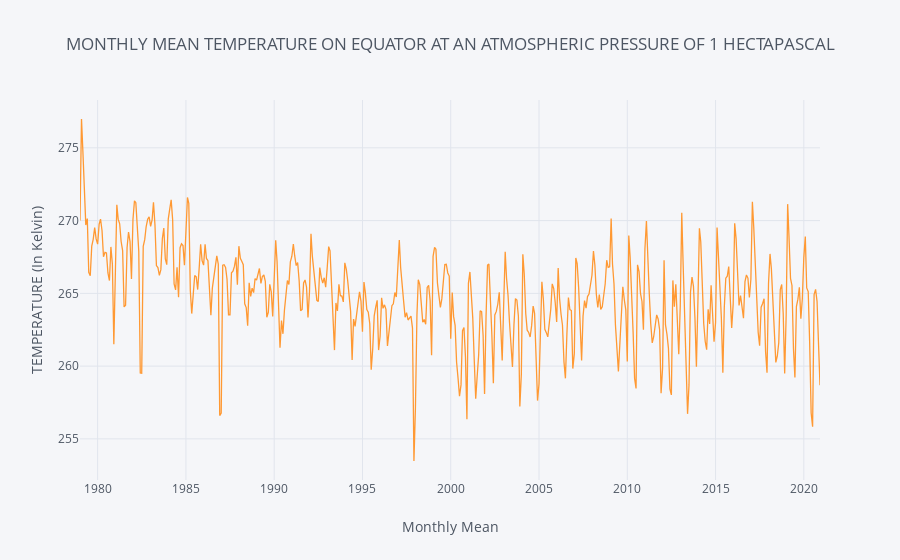
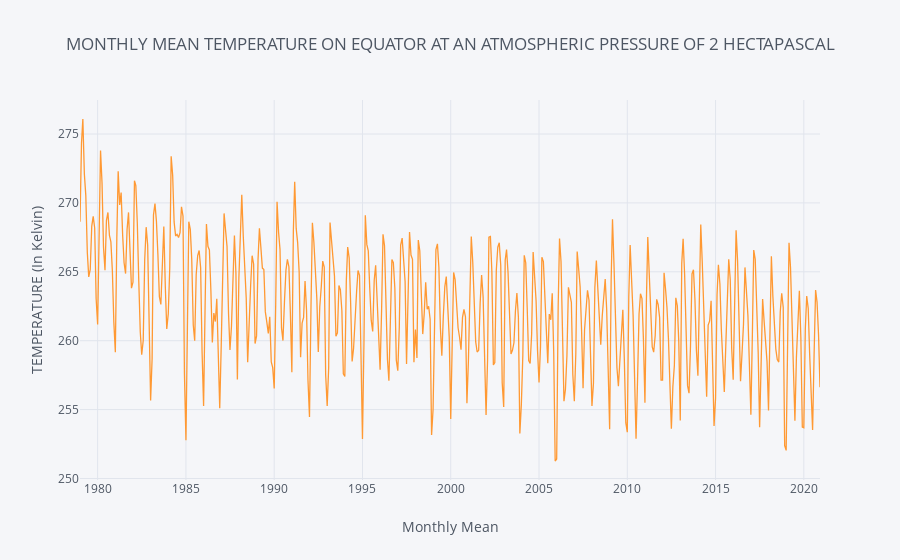
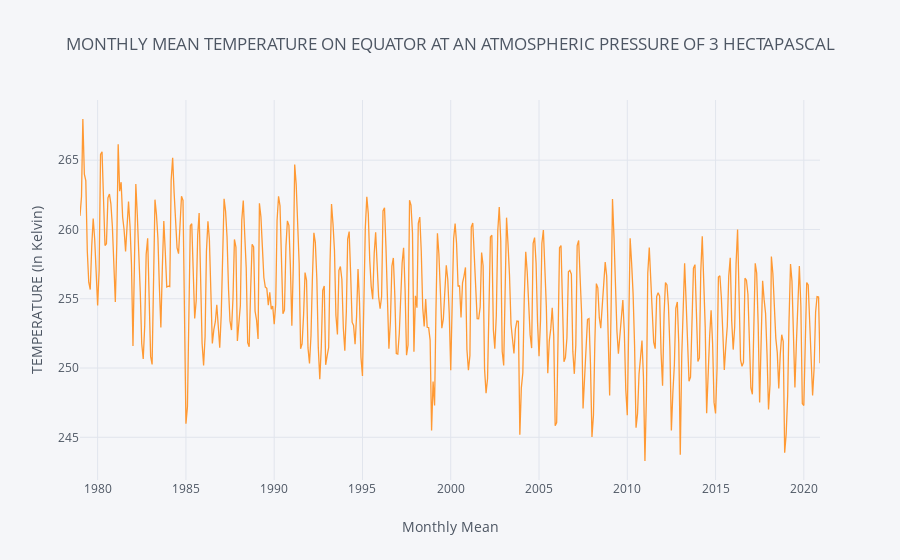
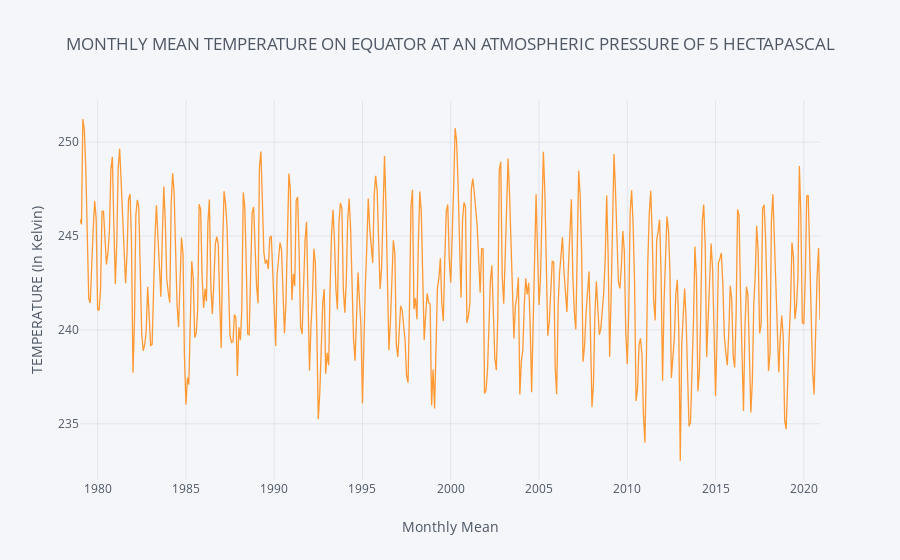

Notebook source saved alongside these figures, in order:
### Code cell
for col in df.columns[:-1]:
    print(col)
    df[col].iplot(title=f'MONTHLY MEAN TEMPERATURE ON EQUATOR AT AN ATMOSPHERIC PRESSURE OF {col} HECTAPASCAL',xTitle='Monthly Mean', yTitle='TEMPERATURE (In Kelvin)', asImage = True)
#     sns.lineplot(data=df[col])

### Figure 1 — Plotly figure (JSON) as saved in the notebook; plotly's stock layout.template omitted (floating-point values rounded to 4 significant figures; data arrays with more than 128 entries replaced by an {"elided": "..."} marker saying what was removed)
{"data": [{"line": {"color": "rgba(255, 153, 51, 1.0)", "dash": "solid", "shape": "linear", "width": 1.3}, "mode": "lines", "name": "1", "text": "", "type": "scatter", "uid": "ae249dde-6e92-4e92-9cd8-845311aa995a", "x": {"elided": "504 str values"}, "y": {"elided": "504 float values"}}], "layout": {"legend": {"bgcolor": "#F5F6F9", "font": {"color": "#4D5663"}}, "paper_bgcolor": "#F5F6F9", "plot_bgcolor": "#F5F6F9", "title": {"font": {"color": "#4D5663"}, "text": "MONTHLY MEAN TEMPERATURE ON EQUATOR AT AN ATMOSPHERIC PRESSURE OF 1 HECTAPASCAL"}, "xaxis": {"gridcolor": "#E1E5ED", "showgrid": true, "tickfont": {"color": "#4D5663"}, "title": {"font": {"color": "#4D5663"}, "text": "Monthly Mean"}, "zerolinecolor": "#E1E5ED"}, "yaxis": {"gridcolor": "#E1E5ED", "showgrid": true, "tickfont": {"color": "#4D5663"}, "title": {"font": {"color": "#4D5663"}, "text": "TEMPERATURE (In Kelvin)"}, "zerolinecolor": "#E1E5ED"}}}

### Figure 2 — Plotly figure (JSON) as saved in the notebook; plotly's stock layout.template omitted (floating-point values rounded to 4 significant figures; data arrays with more than 128 entries replaced by an {"elided": "..."} marker saying what was removed)
{"data": [{"line": {"color": "rgba(255, 153, 51, 1.0)", "dash": "solid", "shape": "linear", "width": 1.3}, "mode": "lines", "name": "2", "text": "", "type": "scatter", "uid": "1dc56be6-4a43-4e40-af5e-be9f6e420cfe", "x": {"elided": "504 str values"}, "y": {"elided": "504 float values"}}], "layout": {"legend": {"bgcolor": "#F5F6F9", "font": {"color": "#4D5663"}}, "paper_bgcolor": "#F5F6F9", "plot_bgcolor": "#F5F6F9", "title": {"font": {"color": "#4D5663"}, "text": "MONTHLY MEAN TEMPERATURE ON EQUATOR AT AN ATMOSPHERIC PRESSURE OF 2 HECTAPASCAL"}, "xaxis": {"gridcolor": "#E1E5ED", "showgrid": true, "tickfont": {"color": "#4D5663"}, "title": {"font": {"color": "#4D5663"}, "text": "Monthly Mean"}, "zerolinecolor": "#E1E5ED"}, "yaxis": {"gridcolor": "#E1E5ED", "showgrid": true, "tickfont": {"color": "#4D5663"}, "title": {"font": {"color": "#4D5663"}, "text": "TEMPERATURE (In Kelvin)"}, "zerolinecolor": "#E1E5ED"}}}

### Figure 3 — Plotly figure (JSON) as saved in the notebook; plotly's stock layout.template omitted (floating-point values rounded to 4 significant figures; data arrays with more than 128 entries replaced by an {"elided": "..."} marker saying what was removed)
{"data": [{"line": {"color": "rgba(255, 153, 51, 1.0)", "dash": "solid", "shape": "linear", "width": 1.3}, "mode": "lines", "name": "3", "text": "", "type": "scatter", "uid": "c988b91c-9b9c-4b74-b752-e3e73f263530", "x": {"elided": "504 str values"}, "y": {"elided": "504 float values"}}], "layout": {"legend": {"bgcolor": "#F5F6F9", "font": {"color": "#4D5663"}}, "paper_bgcolor": "#F5F6F9", "plot_bgcolor": "#F5F6F9", "title": {"font": {"color": "#4D5663"}, "text": "MONTHLY MEAN TEMPERATURE ON EQUATOR AT AN ATMOSPHERIC PRESSURE OF 3 HECTAPASCAL"}, "xaxis": {"gridcolor": "#E1E5ED", "showgrid": true, "tickfont": {"color": "#4D5663"}, "title": {"font": {"color": "#4D5663"}, "text": "Monthly Mean"}, "zerolinecolor": "#E1E5ED"}, "yaxis": {"gridcolor": "#E1E5ED", "showgrid": true, "tickfont": {"color": "#4D5663"}, "title": {"font": {"color": "#4D5663"}, "text": "TEMPERATURE (In Kelvin)"}, "zerolinecolor": "#E1E5ED"}}}

### Figure 4 — Plotly figure (JSON) as saved in the notebook; plotly's stock layout.template omitted (floating-point values rounded to 4 significant figures; data arrays with more than 128 entries replaced by an {"elided": "..."} marker saying what was removed)
{"data": [{"line": {"color": "rgba(255, 153, 51, 1.0)", "dash": "solid", "shape": "linear", "width": 1.3}, "mode": "lines", "name": "5", "text": "", "type": "scatter", "uid": "c6239290-5142-4606-8e24-1bb9a95daad8", "x": {"elided": "504 str values"}, "y": {"elided": "504 float values"}}], "layout": {"legend": {"bgcolor": "#F5F6F9", "font": {"color": "#4D5663"}}, "paper_bgcolor": "#F5F6F9", "plot_bgcolor": "#F5F6F9", "title": {"font": {"color": "#4D5663"}, "text": "MONTHLY MEAN TEMPERATURE ON EQUATOR AT AN ATMOSPHERIC PRESSURE OF 5 HECTAPASCAL"}, "xaxis": {"gridcolor": "#E1E5ED", "showgrid": true, "tickfont": {"color": "#4D5663"}, "title": {"font": {"color": "#4D5663"}, "text": "Monthly Mean"}, "zerolinecolor": "#E1E5ED"}, "yaxis": {"gridcolor": "#E1E5ED", "showgrid": true, "tickfont": {"color": "#4D5663"}, "title": {"font": {"color": "#4D5663"}, "text": "TEMPERATURE (In Kelvin)"}, "zerolinecolor": "#E1E5ED"}}}
